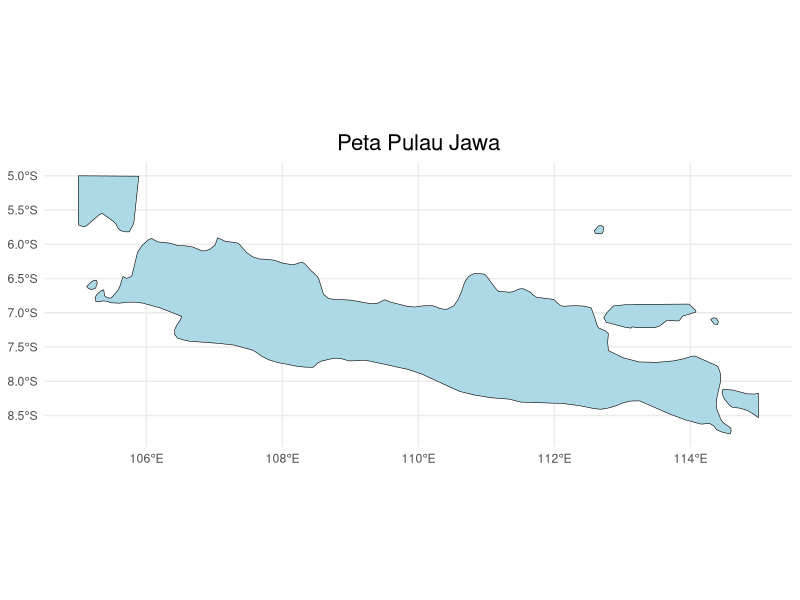

Recreate this plot in R.
# Load library yang dibutuhkan
library(sf)
library(ggplot2)
library(rnaturalearth)
library(rnaturalearthdata)

# Unduh data peta Indonesia dari Natural Earth
indonesia <- ne_countries(scale = "medium", country = "Indonesia", returnclass = "sf")

# Ambil batas wilayah Pulau Jawa berdasarkan koordinat
# (Gunakan bounding box yang sesuai untuk Pulau Jawa)
pulau_jawa_bbox <- st_bbox(c(xmin = 105, xmax = 115, ymin = -9, ymax = -5), crs = 4326)

# Potong wilayah Indonesia hanya pada Pulau Jawa
pulau_jawa <- st_crop(indonesia, pulau_jawa_bbox)

# Plot peta Pulau Jawa
ggplot(data = pulau_jawa) +
  geom_sf(fill = "lightblue", color = "black") +
  theme_minimal() +
  ggtitle("Peta Pulau Jawa") +
  theme(plot.title = element_text(hjust = 0.5, size = 16))
